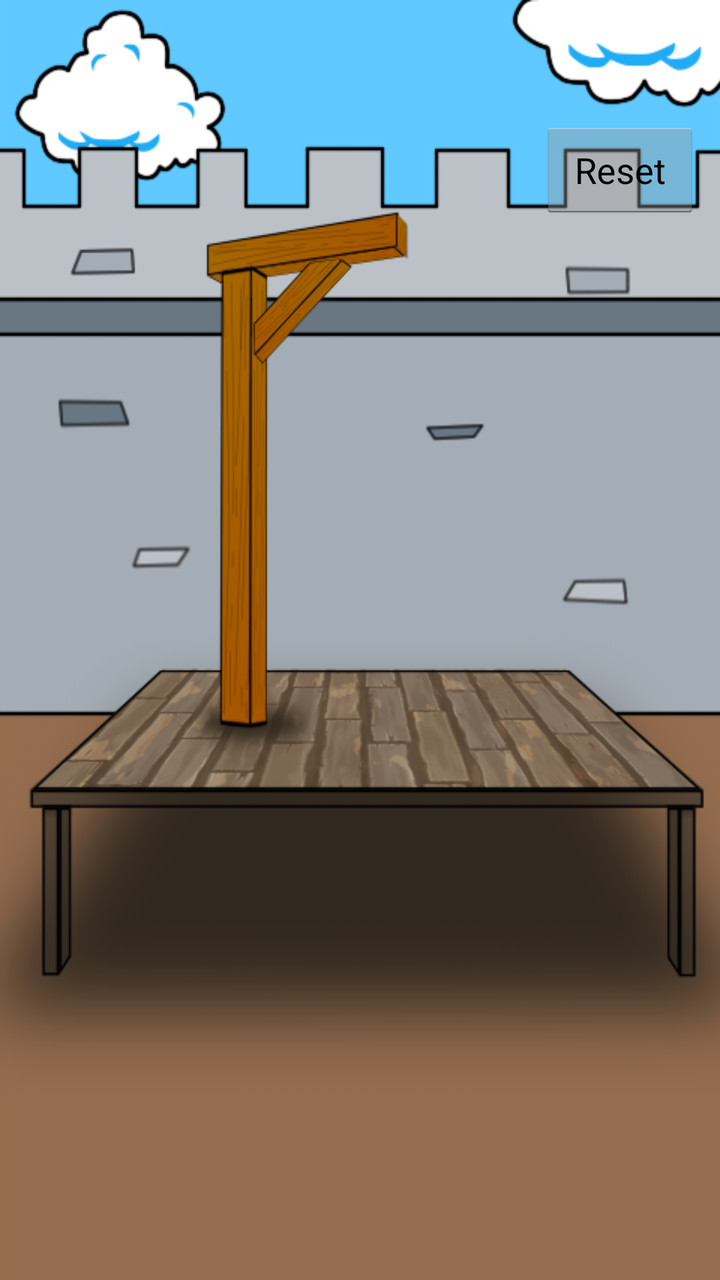
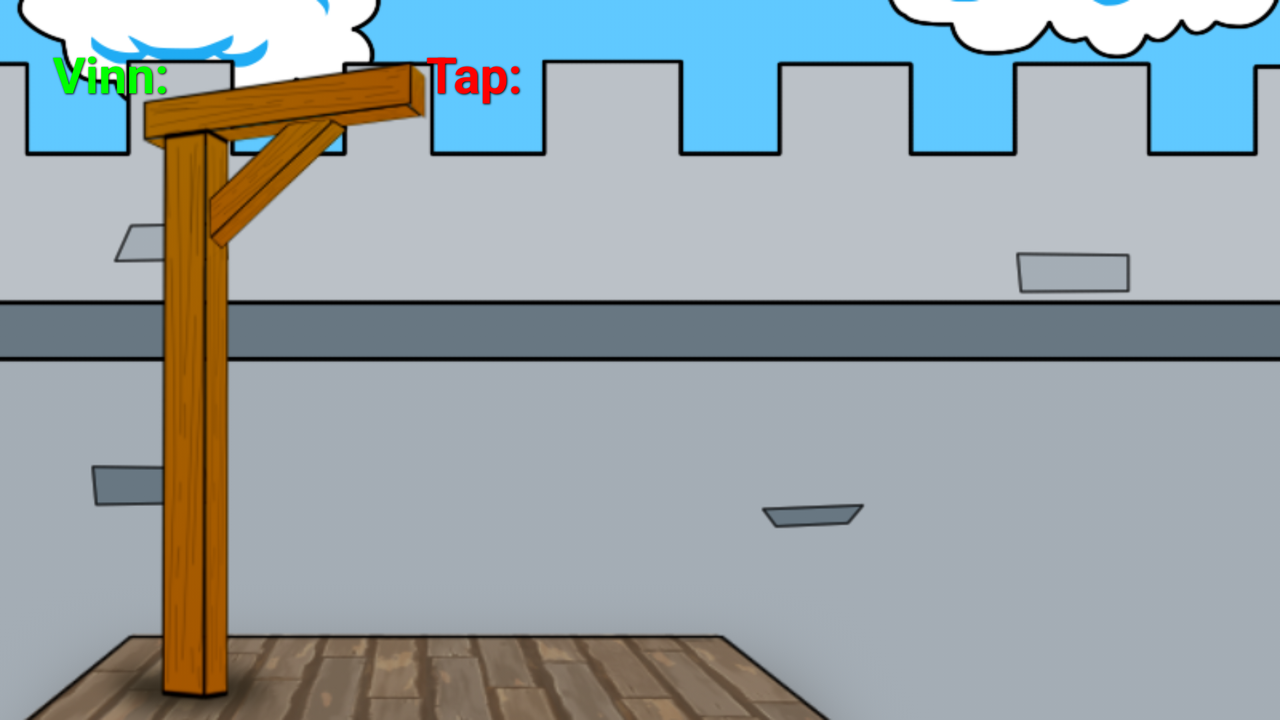

First picture: res/layout/ on a phone held upright. Second picture: the repository's own variant of that layout, on a device whose configuration matches the variant's folder. Source for both follows.
<!-- AndroidManifest.xml: application theme AppTheme -->
<!-- res/layout/activity_hangman.xml -->
<RelativeLayout xmlns:android="http://schemas.android.com/apk/res/android"
    xmlns:tools="http://schemas.android.com/tools"
    android:layout_width="match_parent"
    android:layout_height="match_parent"
    android:gravity="right"
    tools:context=".Hangman" >

    <LinearLayout
        android:id="@+id/image"
        android:layout_width="fill_parent"
        android:layout_height="fill_parent"
        android:background="@drawable/background"
        android:orientation="vertical" >

        <ImageView
            android:id="@+id/imageView"
            android:layout_width="fill_parent"
            android:layout_height="fill_parent"
            android:background="@drawable/hangman_0" />
    </LinearLayout>

    <LinearLayout
        android:layout_width="fill_parent"
        android:layout_height="fill_parent"
        android:orientation="vertical" >

        <LinearLayout
            android:layout_width="fill_parent"
            android:layout_height="fill_parent"
            android:layout_gravity="top"
            android:layout_weight="2"
            android:orientation="vertical" >

            <Button
                android:id="@+id/buttonReset"
                android:layout_width="80dp"
                android:layout_height="50dp"
                android:layout_marginTop="60dp"
                android:layout_marginRight="10dp"
                android:layout_gravity="right"
                android:text="Reset" />

        </LinearLayout>

        <LinearLayout
            android:id="@+id/llHorizontal"
            android:layout_width="fill_parent"
            android:layout_height="fill_parent"
            android:layout_gravity="bottom"
            android:layout_weight="4"
            android:gravity="center_horizontal"
            android:orientation="horizontal"
            android:textAlignment="center" >
        </LinearLayout>

        <LinearLayout
            android:layout_width="fill_parent"
            android:layout_height="fill_parent"
            android:layout_gravity="bottom"
            android:layout_weight="3"
            android:gravity="bottom"
            android:orientation="vertical"
            android:paddingBottom="10dp"
            android:paddingTop="15dp" >

            <LinearLayout
                android:id="@+id/llTopKeyboard"
                android:layout_width="wrap_content"
                android:layout_height="wrap_content"
                android:layout_gravity="center_horizontal"
                android:layout_marginBottom="2dp"
                android:orientation="horizontal" >
            </LinearLayout>

            <LinearLayout
                android:id="@+id/llMidKeyboard"
                android:layout_width="wrap_content"
                android:layout_height="wrap_content"
                android:layout_gravity="center_horizontal"
                android:layout_marginBottom="2dp"
                android:orientation="horizontal" >
            </LinearLayout>

            <LinearLayout
                android:id="@+id/llmBotKeyboard"
                android:layout_width="wrap_content"
                android:layout_height="wrap_content"
                android:layout_gravity="center_horizontal"
                android:layout_marginBottom="2dp"
                android:orientation="horizontal" >
            </LinearLayout>

            <LinearLayout
                android:id="@+id/llBotKeyboard"
                android:layout_width="wrap_content"
                android:layout_height="wrap_content"
                android:layout_gravity="center_horizontal"
                android:layout_marginBottom="2dp"
                android:orientation="horizontal" >
            </LinearLayout>
        </LinearLayout>
    </LinearLayout>

</RelativeLayout>
<!-- resources referenced by this layout -->
<resources>
  <!-- drawable background: png bitmap (drawable, 308764 bytes) -->
  <!-- drawable hangman_0: png bitmap (drawable, 3126 bytes) -->
  <style name="AppTheme" parent="android:Theme.Holo.Light.DarkActionBar">
          
      </style>
</resources>
<!-- res/layout-land/activity_hangman.xml (the repository's variant of the layout above) -->
<!-- drawn on the phone turned sideways -->
<RelativeLayout xmlns:android="http://schemas.android.com/apk/res/android"
    xmlns:tools="http://schemas.android.com/tools"
    android:layout_width="match_parent"
    android:layout_height="match_parent"
    android:gravity="right"
    tools:context=".Hangman" >

    <LinearLayout
        android:id="@+id/image"
        android:layout_width="fill_parent"
        android:layout_height="fill_parent"
        android:background="@drawable/background"
        android:orientation="vertical" >

        <ImageView
            android:id="@+id/imageView"
            android:layout_width="fill_parent"
            android:layout_height="fill_parent"
            android:background="@drawable/hangman_0" />
    </LinearLayout>

    <LinearLayout
        android:id="@+id/parent_layout"
        android:layout_width="fill_parent"
        android:layout_height="fill_parent"
        android:orientation="horizontal" >

        <LinearLayout
            android:layout_width="wrap_content"
            android:layout_height="match_parent"
            android:layout_weight="1"
            android:orientation="vertical" >

            <LinearLayout
                android:id="@+id/top_container"
                android:layout_width="fill_parent"
                android:layout_height="fill_parent"
                android:layout_weight="2"
                android:orientation="vertical" >

                <RelativeLayout
                    android:id="@+id/win_loss_container"
                    android:layout_width="316dp"
                    android:layout_height="wrap_content" >

                    <TextView
                        android:id="@+id/tvWins"
                        style="@style/shadowedText"
                        android:layout_alignParentLeft="true"
                        android:layout_alignParentTop="true"
                        android:layout_marginLeft="25dp"
                        android:layout_marginTop="20dp"
                        android:text="@string/display_wins"
                        android:textColor="@color/correct" />

                    <TextView
                        android:id="@+id/tvLosses"
                        style="@style/shadowedText"
                        android:layout_alignParentRight="true"
                        android:layout_alignParentTop="true"
                        android:layout_marginRight="55dp"
                        android:layout_marginTop="20dp"
                        android:text="@string/display_losses"
                        android:textColor="@color/wrong" />
                </RelativeLayout>
            </LinearLayout>

            <LinearLayout
                android:id="@+id/llHorizontal"
                android:layout_width="fill_parent"
                android:layout_height="fill_parent"
                android:layout_weight="4"
                android:gravity="center_horizontal"
                android:orientation="horizontal"
                android:textAlignment="center" >
            </LinearLayout>

        </LinearLayout>

        <LinearLayout
            android:id="@+id/keyboard_container"
            android:layout_width="fill_parent"
            android:layout_height="fill_parent"
            android:layout_gravity="center"
            android:layout_weight="20"
            android:gravity="bottom|center"
            android:orientation="vertical"
            android:paddingBottom="10dp"
            android:paddingTop="15dp" >

            <LinearLayout
                android:id="@+id/llTopKeyboard"
                android:layout_width="wrap_content"
                android:layout_height="wrap_content"
                android:layout_gravity="center_horizontal"
                android:layout_marginBottom="2dp"
                android:orientation="horizontal" >
            </LinearLayout>

            <LinearLayout
                android:id="@+id/llMidKeyboard"
                android:layout_width="wrap_content"
                android:layout_height="wrap_content"
                android:layout_gravity="center_horizontal"
                android:layout_marginBottom="2dp"
                android:orientation="horizontal" >
            </LinearLayout>

            <LinearLayout
                android:id="@+id/llmBotKeyboard"
                android:layout_width="wrap_content"
                android:layout_height="wrap_content"
                android:layout_gravity="center_horizontal"
                android:layout_marginBottom="2dp"
                android:orientation="horizontal" >
            </LinearLayout>

            <LinearLayout
                android:id="@+id/llBotKeyboard"
                android:layout_width="wrap_content"
                android:layout_height="wrap_content"
                android:layout_gravity="center_horizontal"
                android:layout_marginBottom="2dp"
                android:orientation="horizontal" >
            </LinearLayout>
        </LinearLayout>
    </LinearLayout>

</RelativeLayout>
<!-- resources referenced by the variant -->
<!-- as the phone turned sideways resolves them -->
<resources>
  <color name="correct">#00FF00</color>
  <color name="wrong">#FF0000</color>
  <!-- drawable background: png bitmap (drawable, 308764 bytes) -->
  <!-- drawable hangman_0: png bitmap (drawable, 3126 bytes) -->
  <string name="display_losses">Tap: </string>
  <string name="display_wins">Vinn: </string>
  <style name="shadowedText">
          <item name="android:layout_width">wrap_content</item>
          <item name="android:layout_height">wrap_content</item>
          <item name="android:paddingLeft">4px</item>
          <item name="android:paddingBottom">4px</item>
          <item name="android:textSize">25sp</item>
          <item name="android:shadowColor">#000000</item>
          <item name="android:shadowDx">1</item>
          <item name="android:shadowDy">1</item>
          <item name="android:shadowRadius">2</item>
          <item name="android:textStyle">bold</item>
      </style>
  <style name="AppTheme" parent="android:Theme.Holo.Light.DarkActionBar">
          
      </style>
</resources>
